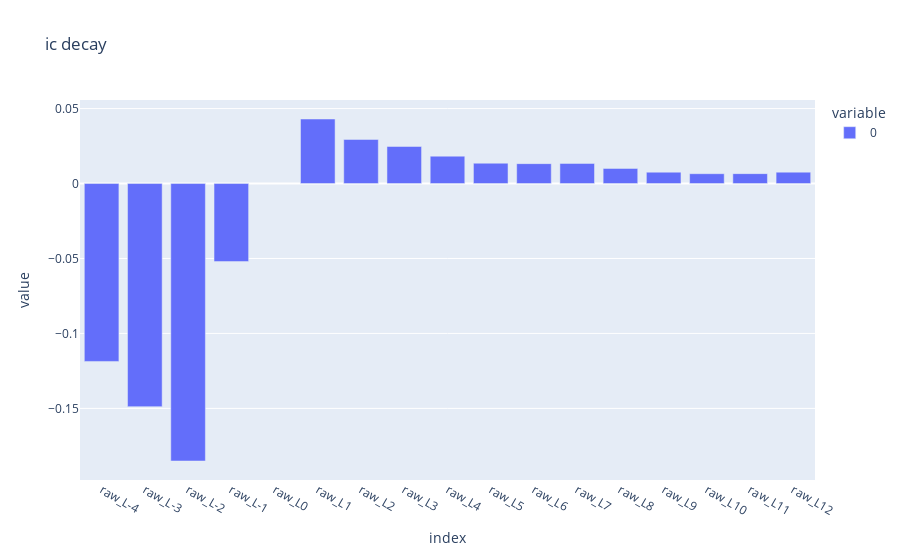
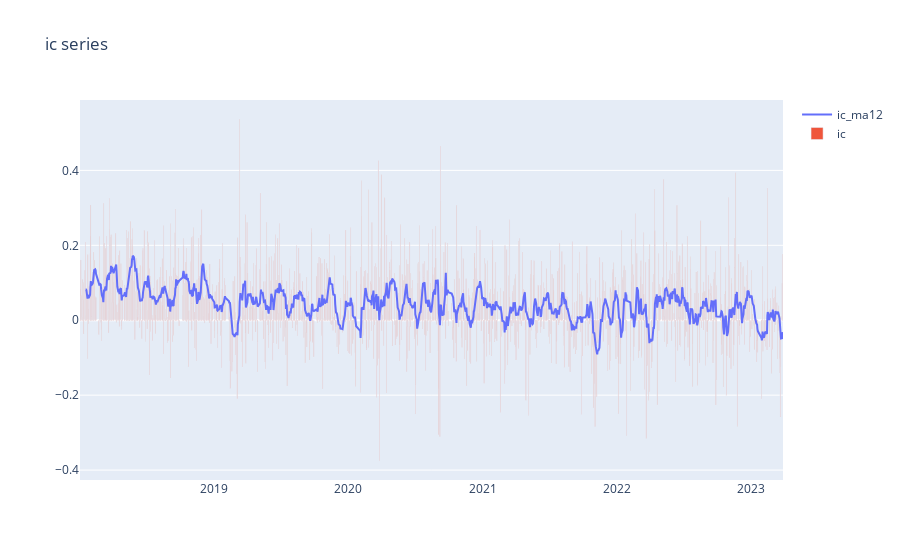
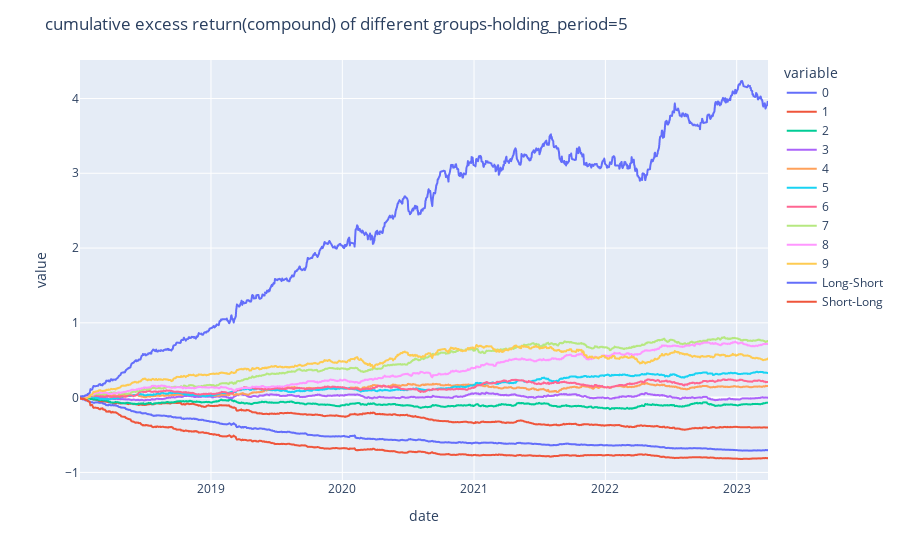
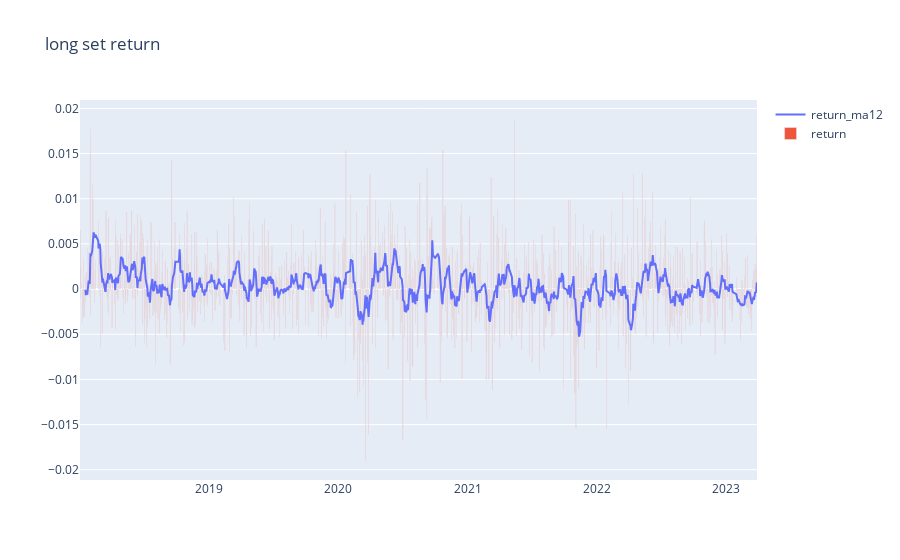

Source (notebook cell) for these figures, in order:
### Code cell
report = fe.get_factor_detail_report(factor='raw',cost=0.00,universe=index_cons['zz500'],holding_period=5,groups=10,base='avg',total=False,add_shift=1,excess_return=True)
summary_plot(report)

### Figure 1 — Plotly figure (JSON) as saved in the notebook; plotly's stock layout.template omitted (floating-point values rounded to 4 significant figures)
{"data": [{"alignmentgroup": "True", "hovertemplate": "variable=0<br>index=%{x}<br>value=%{y}<extra></extra>", "legendgroup": "0", "marker": {"color": "#636efa", "pattern": {"shape": ""}}, "name": "0", "offsetgroup": "0", "orientation": "v", "showlegend": true, "textposition": "auto", "type": "bar", "x": ["raw_L-4", "raw_L-3", "raw_L-2", "raw_L-1", "raw_L0", "raw_L1", "raw_L2", "raw_L3", "raw_L4", "raw_L5", "raw_L6", "raw_L7", "raw_L8", "raw_L9", "raw_L10", "raw_L11", "raw_L12"], "xaxis": "x", "y": [-0.1187, -0.1488, -0.1851, -0.05208, null, 0.04305, 0.02941, 0.02473, 0.01825, 0.01355, 0.01327, 0.01341, 0.01009, 0.007578, 0.006559, 0.006605, 0.007593], "yaxis": "y"}], "layout": {"barmode": "relative", "legend": {"title": {"text": "variable"}, "tracegroupgap": 0}, "title": {"text": "ic decay"}, "xaxis": {"anchor": "y", "domain": [0, 1], "title": {"text": "index"}}, "yaxis": {"anchor": "x", "domain": [0, 1], "title": {"text": "value"}}}}

### Figure 2 — Plotly figure (JSON) as saved in the notebook; plotly's stock layout.template omitted (floating-point values rounded to 4 significant figures; data arrays with more than 128 entries replaced by an {"elided": "..."} marker saying what was removed)
{"data": [{"name": "ic_ma12", "type": "scatter", "x": {"elided": "1272 str values"}, "y": {"elided": "1272 float values"}}, {"name": "ic", "type": "bar", "x": {"elided": "1272 str values"}, "y": {"elided": "1272 float values"}}], "layout": {"title": {"text": "ic series"}, "xaxis": {"anchor": "y", "domain": [0, 1]}, "yaxis": {"anchor": "x", "domain": [0, 1]}}}

### Figure 3 — Plotly figure (JSON) as saved in the notebook; plotly's stock layout.template omitted (floating-point values rounded to 4 significant figures; data arrays with more than 128 entries replaced by an {"elided": "..."} marker saying what was removed)
{"data": [{"hovertemplate": "variable=0<br>date=%{x}<br>value=%{y}<extra></extra>", "legendgroup": "0", "line": {"color": "#636efa", "dash": "solid"}, "marker": {"symbol": "circle"}, "mode": "lines", "name": "0", "showlegend": true, "type": "scattergl", "x": {"elided": "1272 str values"}, "xaxis": "x", "y": {"elided": "1272 float values"}, "yaxis": "y"}, {"hovertemplate": "variable=1<br>date=%{x}<br>value=%{y}<extra></extra>", "legendgroup": "1", "line": {"color": "#EF553B", "dash": "solid"}, "marker": {"symbol": "circle"}, "mode": "lines", "name": "1", "showlegend": true, "type": "scattergl", "x": {"elided": "1272 str values"}, "xaxis": "x", "y": {"elided": "1272 float values"}, "yaxis": "y"}, {"hovertemplate": "variable=2<br>date=%{x}<br>value=%{y}<extra></extra>", "legendgroup": "2", "line": {"color": "#00cc96", "dash": "solid"}, "marker": {"symbol": "circle"}, "mode": "lines", "name": "2", "showlegend": true, "type": "scattergl", "x": {"elided": "1272 str values"}, "xaxis": "x", "y": {"elided": "1272 float values"}, "yaxis": "y"}, {"hovertemplate": "variable=3<br>date=%{x}<br>value=%{y}<extra></extra>", "legendgroup": "3", "line": {"color": "#ab63fa", "dash": "solid"}, "marker": {"symbol": "circle"}, "mode": "lines", "name": "3", "showlegend": true, "type": "scattergl", "x": {"elided": "1272 str values"}, "xaxis": "x", "y": {"elided": "1272 float values"}, "yaxis": "y"}, {"hovertemplate": "variable=4<br>date=%{x}<br>value=%{y}<extra></extra>", "legendgroup": "4", "line": {"color": "#FFA15A", "dash": "solid"}, "marker": {"symbol": "circle"}, "mode": "lines", "name": "4", "showlegend": true, "type": "scattergl", "x": {"elided": "1272 str values"}, "xaxis": "x", "y": {"elided": "1272 float values"}, "yaxis": "y"}, {"hovertemplate": "variable=5<br>date=%{x}<br>value=%{y}<extra></extra>", "legendgroup": "5", "line": {"color": "#19d3f3", "dash": "solid"}, "marker": {"symbol": "circle"}, "mode": "lines", "name": "5", "showlegend": true, "type": "scattergl", "x": {"elided": "1272 str values"}, "xaxis": "x", "y": {"elided": "1272 float values"}, "yaxis": "y"}, {"hovertemplate": "variable=6<br>date=%{x}<br>value=%{y}<extra></extra>", "legendgroup": "6", "line": {"color": "#FF6692", "dash": "solid"}, "marker": {"symbol": "circle"}, "mode": "lines", "name": "6", "showlegend": true, "type": "scattergl", "x": {"elided": "1272 str values"}, "xaxis": "x", "y": {"elided": "1272 float values"}, "yaxis": "y"}, {"hovertemplate": "variable=7<br>date=%{x}<br>value=%{y}<extra></extra>", "legendgroup": "7", "line": {"color": "#B6E880", "dash": "solid"}, "marker": {"symbol": "circle"}, "mode": "lines", "name": "7", "showlegend": true, "type": "scattergl", "x": {"elided": "1272 str values"}, "xaxis": "x", "y": {"elided": "1272 float values"}, "yaxis": "y"}, {"hovertemplate": "variable=8<br>date=%{x}<br>value=%{y}<extra></extra>", "legendgroup": "8", "line": {"color": "#FF97FF", "dash": "solid"}, "marker": {"symbol": "circle"}, "mode": "lines", "name": "8", "showlegend": true, "type": "scattergl", "x": {"elided": "1272 str values"}, "xaxis": "x", "y": {"elided": "1272 float values"}, "yaxis": "y"}, {"hovertemplate": "variable=9<br>date=%{x}<br>value=%{y}<extra></extra>", "legendgroup": "9", "line": {"color": "#FECB52", "dash": "solid"}, "marker": {"symbol": "circle"}, "mode": "lines", "name": "9", "showlegend": true, "type": "scattergl", "x": {"elided": "1272 str values"}, "xaxis": "x", "y": {"elided": "1272 float values"}, "yaxis": "y"}, {"hovertemplate": "variable=Long-Short<br>date=%{x}<br>value=%{y}<extra></extra>", "legendgroup": "Long-Short", "line": {"color": "#636efa", "dash": "solid"}, "marker": {"symbol": "circle"}, "mode": "lines", "name": "Long-Short", "showlegend": true, "type": "scattergl", "x": {"elided": "1272 str values"}, "xaxis": "x", "y": {"elided": "1272 float values"}, "yaxis": "y"}, {"hovertemplate": "variable=Short-Long<br>date=%{x}<br>value=%{y}<extra></extra>", "legendgroup": "Short-Long", "line": {"color": "#EF553B", "dash": "solid"}, "marker": {"symbol": "circle"}, "mode": "lines", "name": "Short-Long", "showlegend": true, "type": "scattergl", "x": {"elided": "1272 str values"}, "xaxis": "x", "y": {"elided": "1272 float values"}, "yaxis": "y"}], "layout": {"legend": {"title": {"text": "variable"}, "tracegroupgap": 0}, "margin": {"t": 60}, "title": {"text": "cumulative excess return(compound) of different groups-holding_period=5"}, "xaxis": {"anchor": "y", "domain": [0, 1], "title": {"text": "date"}}, "yaxis": {"anchor": "x", "domain": [0, 1], "title": {"text": "value"}}}}

### Figure 4 — Plotly figure (JSON) as saved in the notebook; plotly's stock layout.template omitted (floating-point values rounded to 4 significant figures; data arrays with more than 128 entries replaced by an {"elided": "..."} marker saying what was removed)
{"data": [{"name": "return_ma12", "type": "scatter", "x": {"elided": "1272 str values"}, "y": {"elided": "1272 float values"}}, {"name": "return", "type": "bar", "x": {"elided": "1272 str values"}, "y": {"elided": "1272 float values"}}], "layout": {"title": {"text": "long set return"}, "xaxis": {"anchor": "y", "domain": [0, 1]}, "yaxis": {"anchor": "x", "domain": [0, 1]}}}
